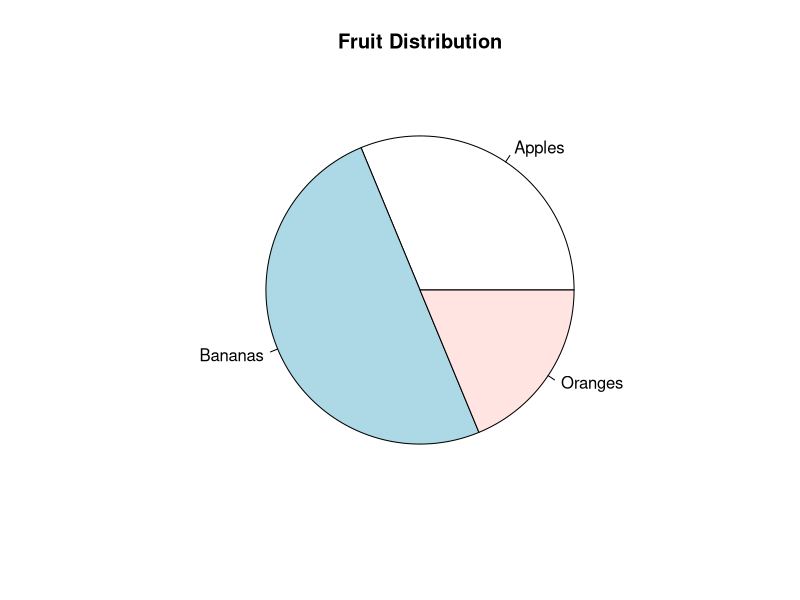
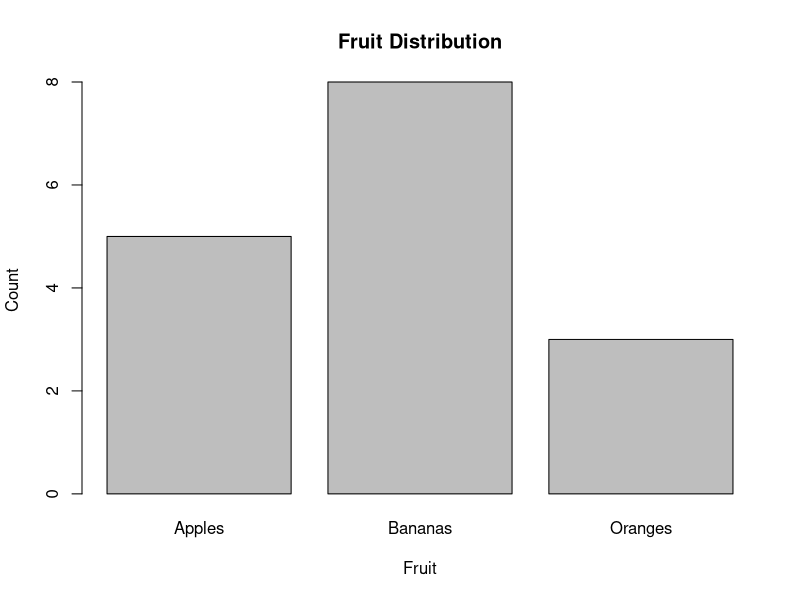
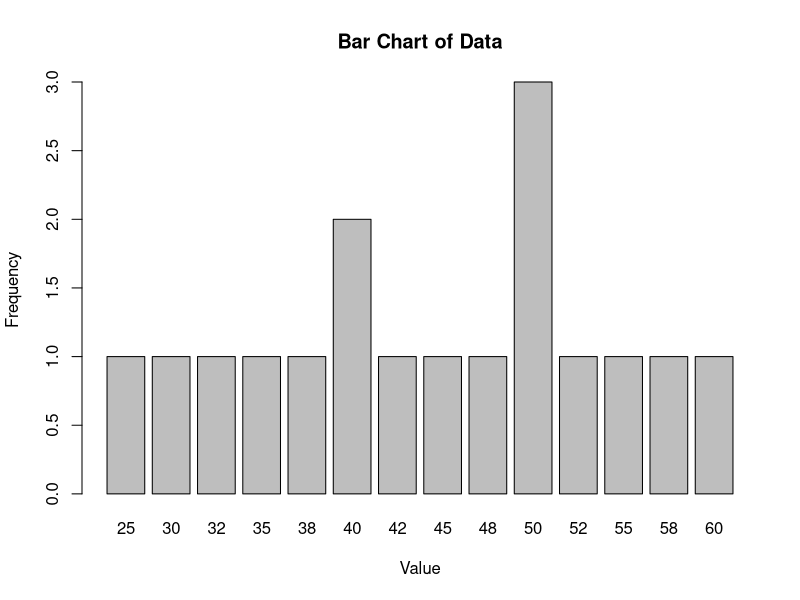
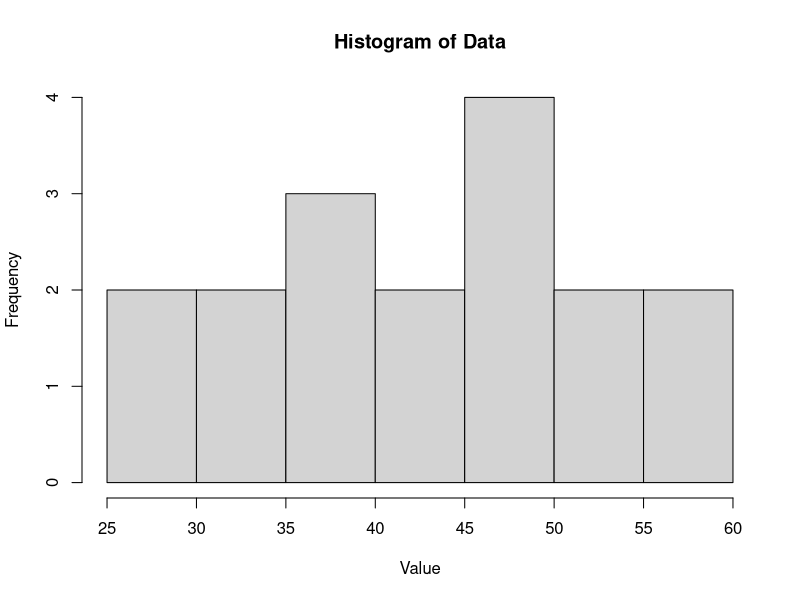
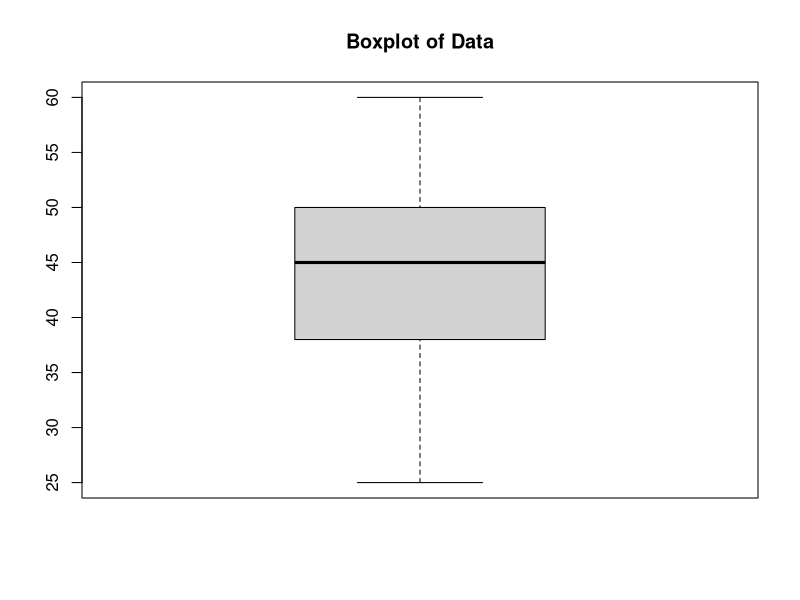

Generate these figures, in order, with R:
# Introduction about Statistics

# 0.1 Variable, qualitative variable, quantitative variable (discrete variable and
# continuous variable)
# 0.2 Population, sample, parameter, statistic

# 1. Descriptive statistics (Thong ke mo ta)
# 2. Inferential statistics (Thong ke suy luan)

# 1.1 Describing one-variable data using by Graphical methods 
# Bieu do tron, cot, Stem-Leaf, histogram, 

# 1.2 Describing one-variable data using Numerical methods

# 1.2.1 Measures of Center(Do do trung tam)
# Mean (trung binh), Median (trung vi), Mode

# 1.2.2 Measures of variation (su bien thien)
# Range (mien gia tri), Quartiles and Percentiles (mien phan vi)-(IQR, boxplot), 
# Variance (phuong sai), Standard Deviation (do lech chuan), 
# Coefficient of variation (he so bien thien)

# ------------------------------------------------------------------------------

# 0.1 
# Qualitative (Categorical) Variable Example:
colors <- c("Red", "Blue", "Green", "Red", "Yellow")
print(colors)
class(colors) # Output: "character"

# Quantitative Variable Examples:

# Discrete Variable Example:
num_children <- c(2, 0, 3, 1, 2, 4)
print(num_children)
class(num_children) # Output: "numeric"

# Continuous Variable Example:
heights <- c(175.5, 168.2, 180.0, 172.8, 165.5)
print(heights)
class(heights) # Output: "numeric"

# 0.2
# --- Population, Sample, Parameter, Statistic ---
# Let's imagine a population of all students in a university.
# Population: All students in a university (e.g., 10,000 students)
# Parameter: The average height of ALL students in the university (e.g., 170 cm)
#            We typically don't know the true population parameter.
# Sample: A subset of students selected from the university (e.g., 100 students)

set.seed(123)
sample_indices <- sample(1:10000, 100) 

sample_heights <- rnorm(100, mean = 170, sd = 10)
sample_mean_height <- mean(sample_heights)
print(paste("Sample Mean Height:", sample_mean_height))


# --- 1. Descriptive Statistics ---

# --- 1.1 Graphical Methods ---

# Example Data (One-variable - Quantitative)
data <- c(25, 30, 32, 35, 38, 40, 40, 42, 45, 48, 50, 50, 50, 52, 55, 58, 60)

# Pie Chart (for categorical data, not ideal for this quantitative data)
# Let's create some categorical data for a pie chart example:
fruit_counts <- c(Apples = 5, Bananas = 8, Oranges = 3)
pie(fruit_counts, main = "Fruit Distribution")

# Bar Chart (for categorical data)
barplot(fruit_counts, main = "Fruit Distribution", xlab = "Fruit", ylab = "Count")

# Bar chart for numerical data (using 'table' to count frequencies)
barplot(table(data), main = "Bar Chart of Data", xlab = "Value", ylab = "Frequency")

# Stem-and-Leaf Plot
stem(data)

# Histogram
hist(data, main = "Histogram of Data", xlab = "Value", breaks = 5) # 'breaks' controls the number of bins

# --- 1.2 Numerical Methods ---

# --- 1.2.1 Measures of Center ---

# Mean
mean_data <- mean(data)
print(paste("Mean:", mean_data))

# Median
median_data <- median(data)
print(paste("Median:", median_data))

# Mode (no built-in function, but we can create one)
getmode <- function(v) {
  uniqv <- unique(v)
  uniqv[which.max(tabulate(match(v, uniqv)))]
}
mode_data <- getmode(data)
print(paste("Mode:", mode_data))

# --- 1.2.2 Measures of Variation ---

# Range
range_data <- range(data) # Gives min and max
range_diff <- diff(range_data) # Calculates the range (max - min)
print(paste("Range:", range_diff, ": [", min(data), ":", max(data), "]"))

# Quartiles and Percentiles
quartiles_data <- quantile(data)
print("Quartiles:")
print(quartiles_data)

# Interquartile Range (IQR)
iqr_data <- IQR(data)
print(paste("IQR:", iqr_data))

# Boxplot
boxplot(data, main = "Boxplot of Data")

# Variance
variance_data <- var(data)
print(paste("Variance:", variance_data))

# Standard Deviation
sd_data <- sd(data)
print(paste("Standard Deviation:", sd_data))

# Coefficient of Variation
cv_data <- (sd_data / mean_data) * 100
print(paste("Coefficient of Variation (%):", cv_data))

# --- 2. Inferential Statistics (Brief Example) ---

# We'll use a simple t-test as an example of inferential statistics.
# Suppose we want to test if the mean of our 'data' is significantly different from 45.

# Null Hypothesis (H0): The true mean is 45.
# Alternative Hypothesis (H1): The true mean is not 45.

t_test_result <- t.test(data, mu = 45)
print(t_test_result)

# Interpretation:
# The p-value is less than 0.05 (assuming a significance level of 0.05), so we
# would reject the null hypothesis. This suggests that the mean of our data
# is significantly different from 45.

# --- End of Examples ---





